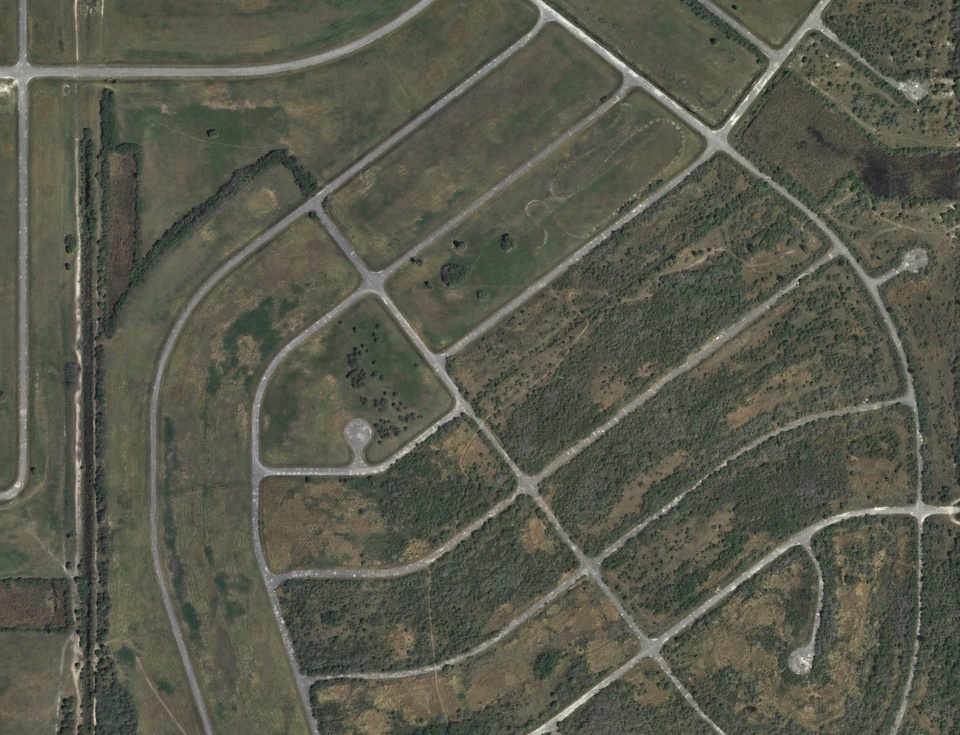
#> input picture Data/NewLSTemplates/newLS_drone_highQ.jpg, 960 x 735 px, shrunk from 2826 x 2164 before the run
$ jupyter execute --allow-errors '(Alvaro)MultiTemplate-MultTyp.ipynb'   (shell and % lines are left out)   (text cells are left out)
#> lines starting #> are read from the running program, lines starting #| are printed output that depends on the picture; pictures that were not available may be replaced by others from this repository, and a replacement may not be noted
[cell 1]
# 1st import the package and check its version
import mtm
print("mtm version : ", mtm.__version__)

from mtm import matchTemplates
from mtm.detection import plotDetections

from skimage import io
import matplotlib.pyplot as plt
import numpy as np
import cv2 as cv

[cell 2]
test_image='NewLSTemplates/newLS_drone_highQ.jpg'

image =cv.imread('../../Data/'+test_image,0)
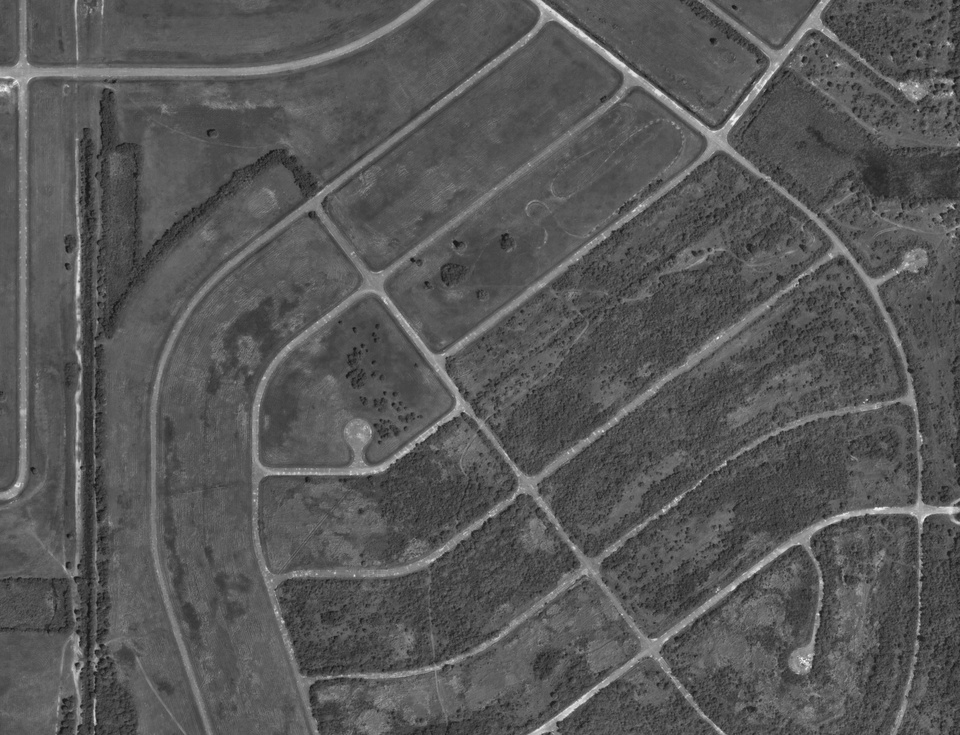
#> image: shape (735, 960); min 13, max 252, mean 87.6
plt.imshow(image,cmap = 'gray')

[cell 3]
template_image='NewLSTemplates/newLS_sat_dot3_lowQ.jpg'
smallCoin = cv.imread('../../Data/'+template_image,0)
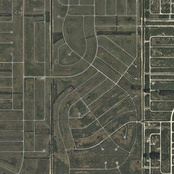
#> input picture Data/NewLSTemplates/firstarialview.jpg, 174 x 174 px, shrunk from 512 x 512 before the run, given in place of newLS_sat_dot3_lowQ.jpg, which was not available
#> smallCoin: shape (174, 174); min 30, max 249, mean 88.8
plt.imshow(smallCoin, cmap="gray")

[cell 4]
# Create a list holding the template(s)
listTemplate = [smallCoin]

# Then call the function matchTemplates (here a single template)
#> (the rest of this cell did not finish here and is left out)

#> (a cell that did not finish here is left out)

#> (a cell that did not finish here is left out)

#> (a cell that did not finish here is left out)

[cell 8]
template_image2='NewLSTemplates/newLS_sat_cross1_lowQ.jpg'
largeCoin = cv.imread('../../Data/'+template_image2,0)
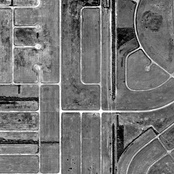
#> input picture Data/NewLSTemplates/newLS_drone_2_highQ.jpg, 174 x 174 px, shrunk from 512 x 512 before the run, given in place of newLS_sat_cross1_lowQ.jpg, which was not available
#> largeCoin is the input picture: shape (174, 174); min 0, max 255, mean 116.5
plt.figure(0)
plt.imshow(smallCoin, cmap="gray")
plt.figure(1)
plt.imshow(largeCoin, cmap="gray")
